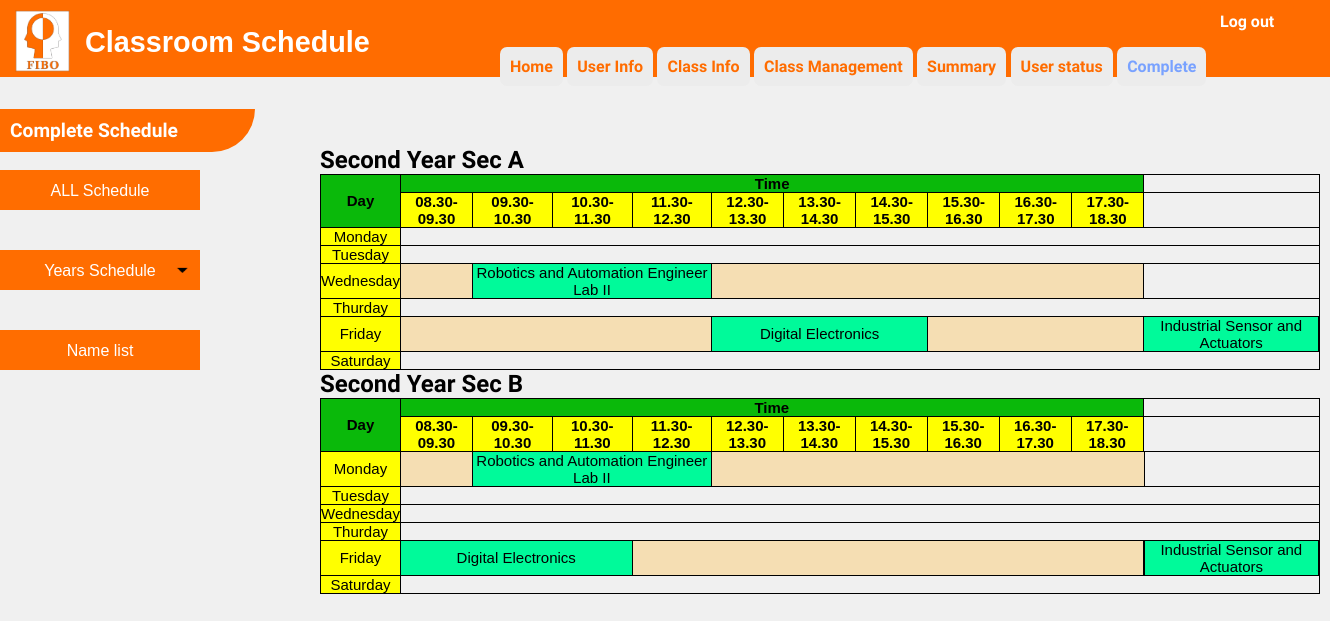
/admin7-b2.php, run on an earlier commit of the app's database.
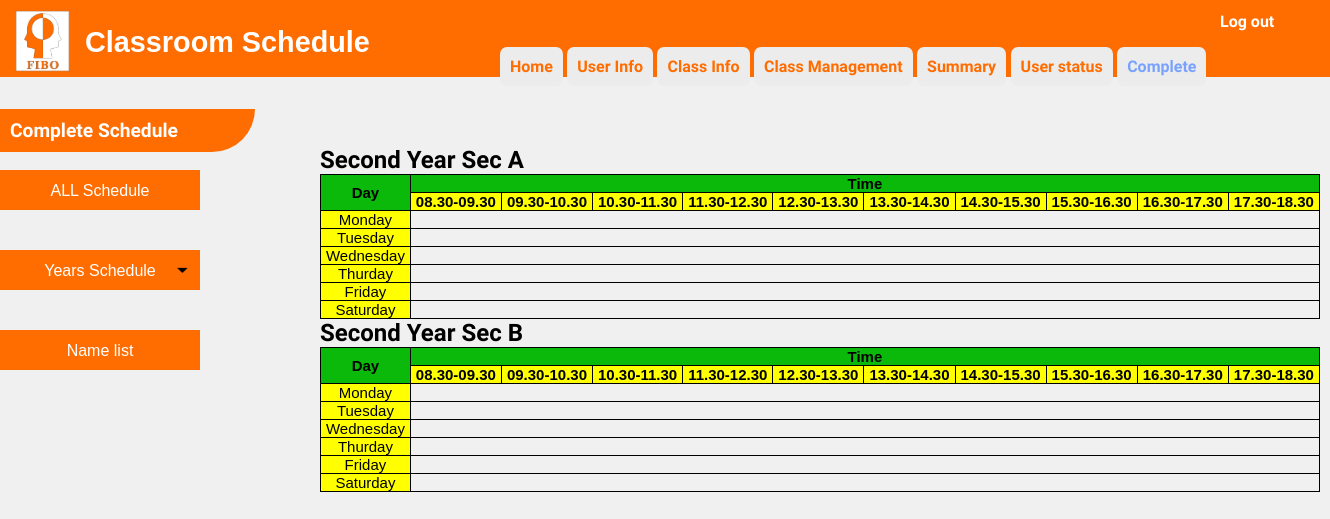
And on a later commit of the database.
### tables this page shows
CREATE TABLE `table_subject_description_output` (
  `No` int(100) NOT NULL,
  `subject_level` varchar(100) NOT NULL,
  `subject_code` varchar(100) NOT NULL,
  `subject_name` varchar(100) NOT NULL,
  `subject_hour_per_week` varchar(100) NOT NULL,
  `subject_hour_per_day` varchar(100) NOT NULL,
  `subject_sec` varchar(100) NOT NULL,
  `Day` varchar(100) NOT NULL,
  `start_time` varchar(100) NOT NULL
);

### admin7-b2.php (the view, shortened to what the changed rows need)
<?php
      require 'dbconfig/config.php';
?>
<!DOCTYPE html>
<html lang="en">
  <head>
    <link rel="stylesheet" type="text/css" href="css/admin7-1.css">
    <link rel="stylesheet" type="text/css" href="css/admin7-2.css">
  </head>
  <body >
        <div  style="margin-top: -300px; margin-left: 320px" class="show">
        <h1>Second Year Sec A</h1>
            <table>
            <tr class="head">
                <th rowspan="2">
                    Day
                </th>
                <th colspan="10">
                    Time
                </th>
            </tr>
            <tr  class="head-time">
                <th>
                    08.30-09.30
                </th>
                <th>
                    09.30-10.30
                </th>
                <th>
                    10.30-11.30
                </th>
                <th>
                    11.30-12.30
                </th>
                <th>
                    12.30-13.30
                </th>
                <th>
                    13.30-14.30
                </th>
                <th>
                    14.30-15.30
                </th>
                <th>
                    15.30-16.30
                </th>
                <th>
                    16.30-17.30
                </th>
                <th>
                    17.30-18.30
                </th>
            </tr>
            <tr>
                <td style="background-color: yellow">
                    Wednesday
                </td>
                <?php
                    $sql = "SELECT * FROM table_subject_description_output";
                    $smyData = mysqli_query($con, $sql);
                    while($row = mysqli_fetch_array($smyData)) {
                        $hour = (int)$row['subject_hour_per_day'];
                        $time = (int)$row['start_time'];
                        if($row['subject_level'] == "2" ) {
                            if($row['subject_sec'] == "A") {
                                if($row['Day'] == "2"){
                                    if($time > 0 && $time < 99) {
                                        echo "<td style='background-color: wheat;' colspan='$time'></td>";
                                        echo "<td style='background-color: #00FA9A' colspan='$hour'>" . $row['subject_name'] . "</td>";
                                        echo "<td style='background-color: wheat;' colspan='10-$time'></td>";
                                    }
                                }
                            }
                        }
                    }
                ?>
            </tr>
            <tr>
                <td style="background-color: yellow">
                    Friday
                </td>
                <?php
                    $sql = "SELECT * FROM table_subject_description_output";
                    $smyData = mysqli_query($con, $sql);
                    while($row = mysqli_fetch_array($smyData)) {
                        $hour = (int)$row['subject_hour_per_day'];
                        $time = (int)$row['start_time'];
                        if($row['subject_level'] == "2" ) {
                            if($row['subject_sec'] == "A") {
                                if($row['Day'] == "4"){
                                    if($time > 0 && $time < 99) {
                                        echo "<td style='background-color: wheat;' colspan='$time'></td>";
                                        echo "<td style='background-color: #00FA9A' colspan='$hour'>" . $row['subject_name'] . "</td>";
                                        echo "<td style='background-color: wheat;' colspan='10-$time'></td>";
                                    }
                                    else if($time == 0) {
                                        echo "<td style='background-color: #00FA9A' colspan='$hour'>" . $row['subject_name'] . "</td>";
                                    }
                                    else if($time == 99) {
                                        echo "<td style='background-color: wheat;' colspan='10'></td>";
                                    }
                                }
                            }
                        }
                    }
                ?>
            </tr>
            </table>
            <h1>Second Year Sec B</h1>
            <table>
            <tr class="head">
                <th rowspan="2">
                    Day
                </th>
                <th colspan="10">
                    Time
                </th>
            </tr>
            <tr  class="head-time">
                <th>
                    08.30-09.30
                </th>
                <th>
                    09.30-10.30
                </th>
                <th>
                    10.30-11.30
                </th>
                <th>
                    11.30-12.30
                </th>
                <th>
                    12.30-13.30
                </th>
                <th>
                    13.30-14.30
                </th>
                <th>
                    14.30-15.30
                </th>
                <th>
                    15.30-16.30
                </th>
                <th>
                    16.30-17.30
                </th>
                <th>
                    17.30-18.30
                </th>
            </tr>
            <tr>
                <td style="background-color: yellow">
                    Monday
                </td>
                <?php
                    $sql = "SELECT * FROM table_subject_description_output";
                    $smyData = mysqli_query($con, $sql);
                    while($row = mysqli_fetch_array($smyData)) {
                        $hour = (int)$row['subject_hour_per_day'];
                        $time = (int)$row['start_time'];
                        if($row['subject_level'] == "2" ) {
                            if($row['subject_sec'] == "B") {
                                if($row['Day'] == "0"){
                                    if($time > 0 && $time < 99) {
                                        echo "<td style='background-color: wheat;' colspan='$time'></td>";
                                        echo "<td style='background-color: #00FA9A' colspan='$hour'>" . $row['subject_name'] . "</td>";
                                        echo "<td style='background-color: wheat;' colspan='10-$time'></td>";
                                    }
                                }
                            }
                        }
                    }
                ?>
            </tr>
            <tr>
                <td style="background-color: yellow">
                    Friday
                </td>
                <?php
                    $sql = "SELECT * FROM table_subject_description_output";
                    $smyData = mysqli_query($con, $sql);
                    while($row = mysqli_fetch_array($smyData)) {
                        $hour = (int)$row['subject_hour_per_day'];
                        $time = (int)$row['start_time'];
                        if($row['subject_level'] == "2" ) {
                            if($row['subject_sec'] == "B") {
                                if($row['Day'] == "4"){
                                    if($time > 0 && $time < 99) {
                                        echo "<td style='background-color: #00FA9A' colspan='$hour'>" . $row['subject_name'] . "</td>";
                                    }
                                    else if($time == 0) {
                                        echo "<td style='background-color: #00FA9A' colspan='$hour'>" . $row['subject_name'] . "</td>";
                                        echo "<td style='background-color: wheat;' colspan='10-$time'></td>";
                                    }
                                    else if($time == 99) {
                                        echo "<td style='background-color: wheat;' colspan='10'></td>";
                                    }
                                }
                            }
                        }
                    }
                ?>
            </tr>
            </table>
  </body>
</html>

What changed in the data, as far as the page shows it:
no longer on this page (row edited): table_subject_description_output: subject_name "Robotics and Automation Engineer Lab II", shown under "Second Year Sec A"
no longer on this page (row edited): table_subject_description_output: subject_name "Digital Electronics"
no longer on this page (row edited): table_subject_description_output: subject_name "Industrial Sensor and Actuators"
no longer on this page (row edited): table_subject_description_output: subject_name "Robotics and Automation Engineer Lab II", shown under "Second Year Sec B"
no longer on this page (row edited): table_subject_description_output: subject_name "Digital Electronics"
no longer on this page (row edited): table_subject_description_output: subject_name "Industrial Sensor and Actuators"
